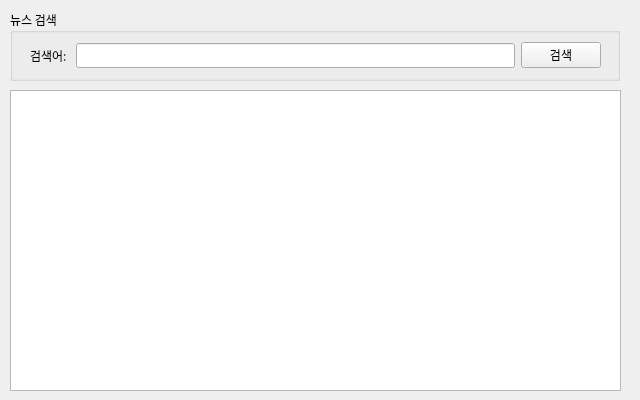
<?xml version="1.0" encoding="UTF-8"?>
<ui version="4.0">
 <class>FrmMain</class>
 <widget class="QWidget" name="FrmMain">
  <property name="geometry">
   <rect>
    <x>0</x>
    <y>0</y>
    <width>640</width>
    <height>400</height>
   </rect>
  </property>
  <property name="sizePolicy">
   <sizepolicy hsizetype="Fixed" vsizetype="Fixed">
    <horstretch>0</horstretch>
    <verstretch>0</verstretch>
   </sizepolicy>
  </property>
  <property name="minimumSize">
   <size>
    <width>640</width>
    <height>400</height>
   </size>
  </property>
  <property name="maximumSize">
   <size>
    <width>640</width>
    <height>400</height>
   </size>
  </property>
  <property name="font">
   <font>
    <family>나눔고딕</family>
   </font>
  </property>
  <property name="windowTitle">
   <string>네이버API 뉴스검색앱</string>
  </property>
  <widget class="QWidget" name="verticalLayoutWidget">
   <property name="geometry">
    <rect>
     <x>10</x>
     <y>10</y>
     <width>610</width>
     <height>71</height>
    </rect>
   </property>
   <layout class="QVBoxLayout" name="searchLayout">
    <item>
     <widget class="QGroupBox" name="groupBox">
      <property name="title">
       <string>뉴스 검색</string>
      </property>
      <widget class="QWidget" name="layoutWidget">
       <property name="geometry">
        <rect>
         <x>20</x>
         <y>30</y>
         <width>571</width>
         <height>31</height>
        </rect>
       </property>
       <layout class="QHBoxLayout" name="horizontalLayout">
        <item>
         <widget class="QLabel" name="label">
          <property name="text">
           <string>검색어: </string>
          </property>
         </widget>
        </item>
        <item>
         <widget class="QLineEdit" name="txtSearch"/>
        </item>
        <item>
         <widget class="QPushButton" name="btnSearch">
          <property name="text">
           <string>검색</string>
          </property>
         </widget>
        </item>
       </layout>
      </widget>
     </widget>
    </item>
   </layout>
  </widget>
  <widget class="QWidget" name="verticalLayoutWidget_2">
   <property name="geometry">
    <rect>
     <x>10</x>
     <y>90</y>
     <width>611</width>
     <height>301</height>
    </rect>
   </property>
   <layout class="QVBoxLayout" name="resultLayout">
    <item>
     <widget class="QTableWidget" name="tblResult">
      <property name="font">
       <font>
        <family>나눔고딕</family>
       </font>
      </property>
     </widget>
    </item>
   </layout>
  </widget>
 </widget>
 <resources/>
 <connections/>
</ui>
